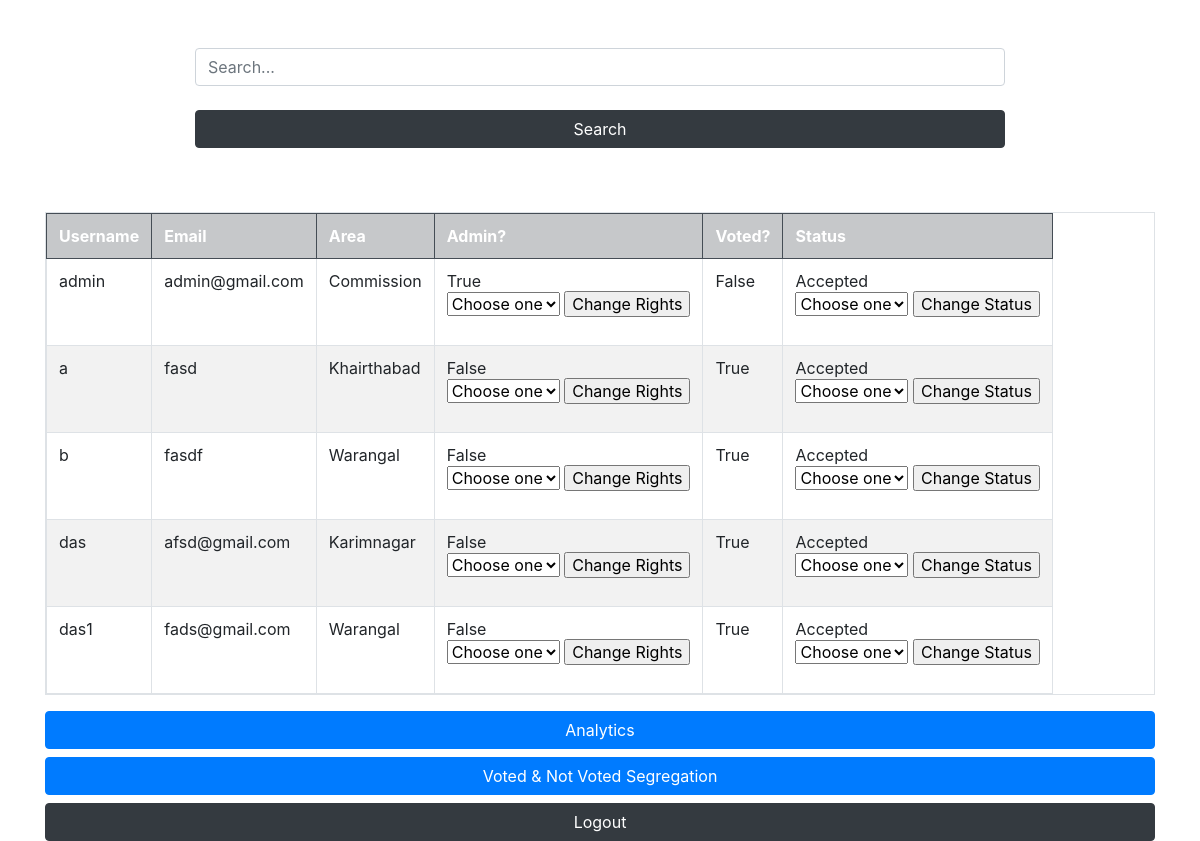
Page /permissons/ on the earlier database version.
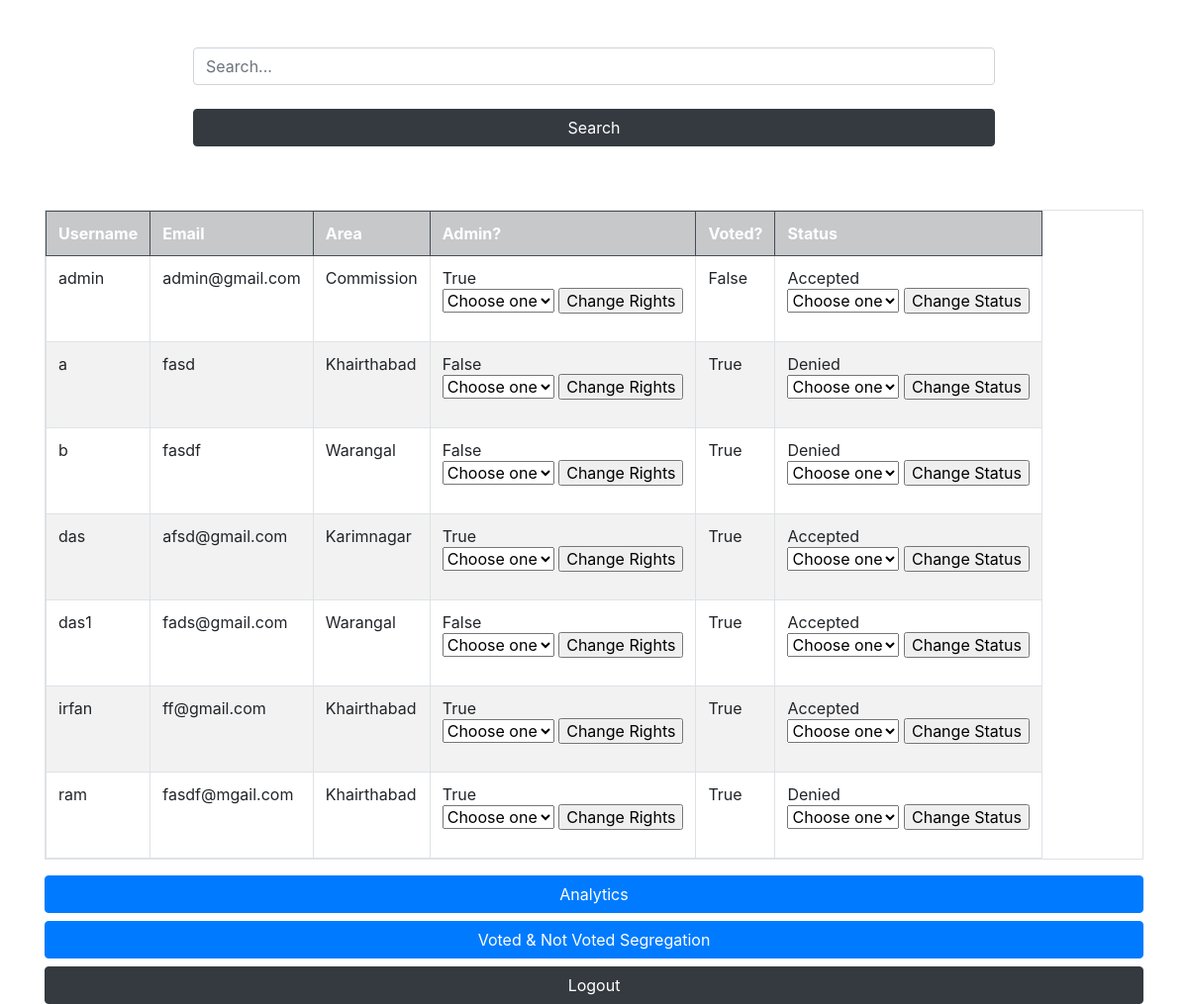
Same page on the later database version.
### voter/models.py (models this page shows, shortened)
class Voter(models.Model):
    PENDING = "Pending"
    ACCEPTED = "Accepted"
    DENIED = "Denied"
    STATUS_CHOICES = (
        (PENDING, "Pending"),(ACCEPTED, "Accepted"),(DENIED, "Denied")
    )
    user       = models.OneToOneField(User, on_delete=models.CASCADE)
    is_admin   = models.BooleanField(default=False)
    is_voted   = models.BooleanField(default=False)
    status     = models.CharField(max_length=10, default=PENDING, choices=STATUS_CHOICES)
    area       = models.ForeignKey(Area, on_delete=models.PROTECT)

class Area(models.Model):
    area = models.CharField(max_length=20)
    area_id = models.IntegerField()
    def __str__(self) -> str:
        return self.area

### voter/views.py (the view)
# urls.py: path('permissons/', views.admin_permissions, name="admin-permissions"),
def admin_permissions(request):
    voter = Voter.objects.select_related('user').all()
    context = {
        'voters': voter,
    }
    return render(request, 'admin-permissions.html', context)

### templates/admin-permissions.html (shortened to what this page needs)
{% include 'base.html' %}
<div class="container" style="width: 70%">
    <form action="{% url 'search' %}" method="post">
        <input class='form-control' type="text" name="search" placeholder="Search...">
        <br>
        <input type="submit" class="btn btn-block btn-dark"value="Search">
    </form>
</div>
<center class="container">
    <table class="table table-striped table-hover table-bordered table-responsive">
        <tr class="table-dark">
          <th>Username</th>
          <th>Email</th>
          <th>Area</th>
          <th>Admin?</th>
          <th>Voted?</th>
          <th>Status</th>
        </tr>
        {% for voter in voters %}
            <tr>
                <td>{{voter.user.username}}</td>
                <td>{{voter.user.email}}</td>
                <td>{{voter.area}}</td>
                <td>
                    {{voter.is_admin}}
                    <br>
                    <form action="{% url 'admin-rights' username=voter.user.username %}" method="post">
                        <select name="admin_rights">
                            <option value="Choose"> Choose one </option>
                        </select>
                        <input type="submit" value="Change Rights">
                    </form>
                </td>
                <td>{{voter.is_voted}}</td>
                <td>
                    {{voter.status}}
                    <br>
                    <form action="{% url 'memeber-status-change' username=voter.user.username %}" method="post">
                        <select name="status_change">
                            <option value="Choose"> Choose one </option>
                        </select>
                        <input type="submit" value="Change Status">
                    </form>
                </td>
            </tr>
        {% endfor %}
    </table>
</center>
<div class="container">
    <a href="{% url 'admin-analytics' %}" class="btn btn-primary btn-block">Analytics</a>
    <a href="{% url 'admin-segregation' %}" class="btn btn-primary btn-block">Voted & Not Voted Segregation</a>
    <a href="{% url 'logoutt' %}" class="btn btn-block btn-dark">Logout</a>
</div>

Differences in the rows shown:
changed Voter "fasd": status "Accepted" → "Denied"
changed Voter "fasdf": status "Accepted" → "Denied"
changed Voter "das": is_admin "False" → "True"
added Voter: user.username "irfan", user.email "ff@gmail.com", area "Khairthabad", is_admin "True", is_voted "True", status "Accepted"
added Voter: user.username "ram", user.email "fasdf@mgail.com", area "Khairthabad", is_admin "True", is_voted "True", status "Denied"
